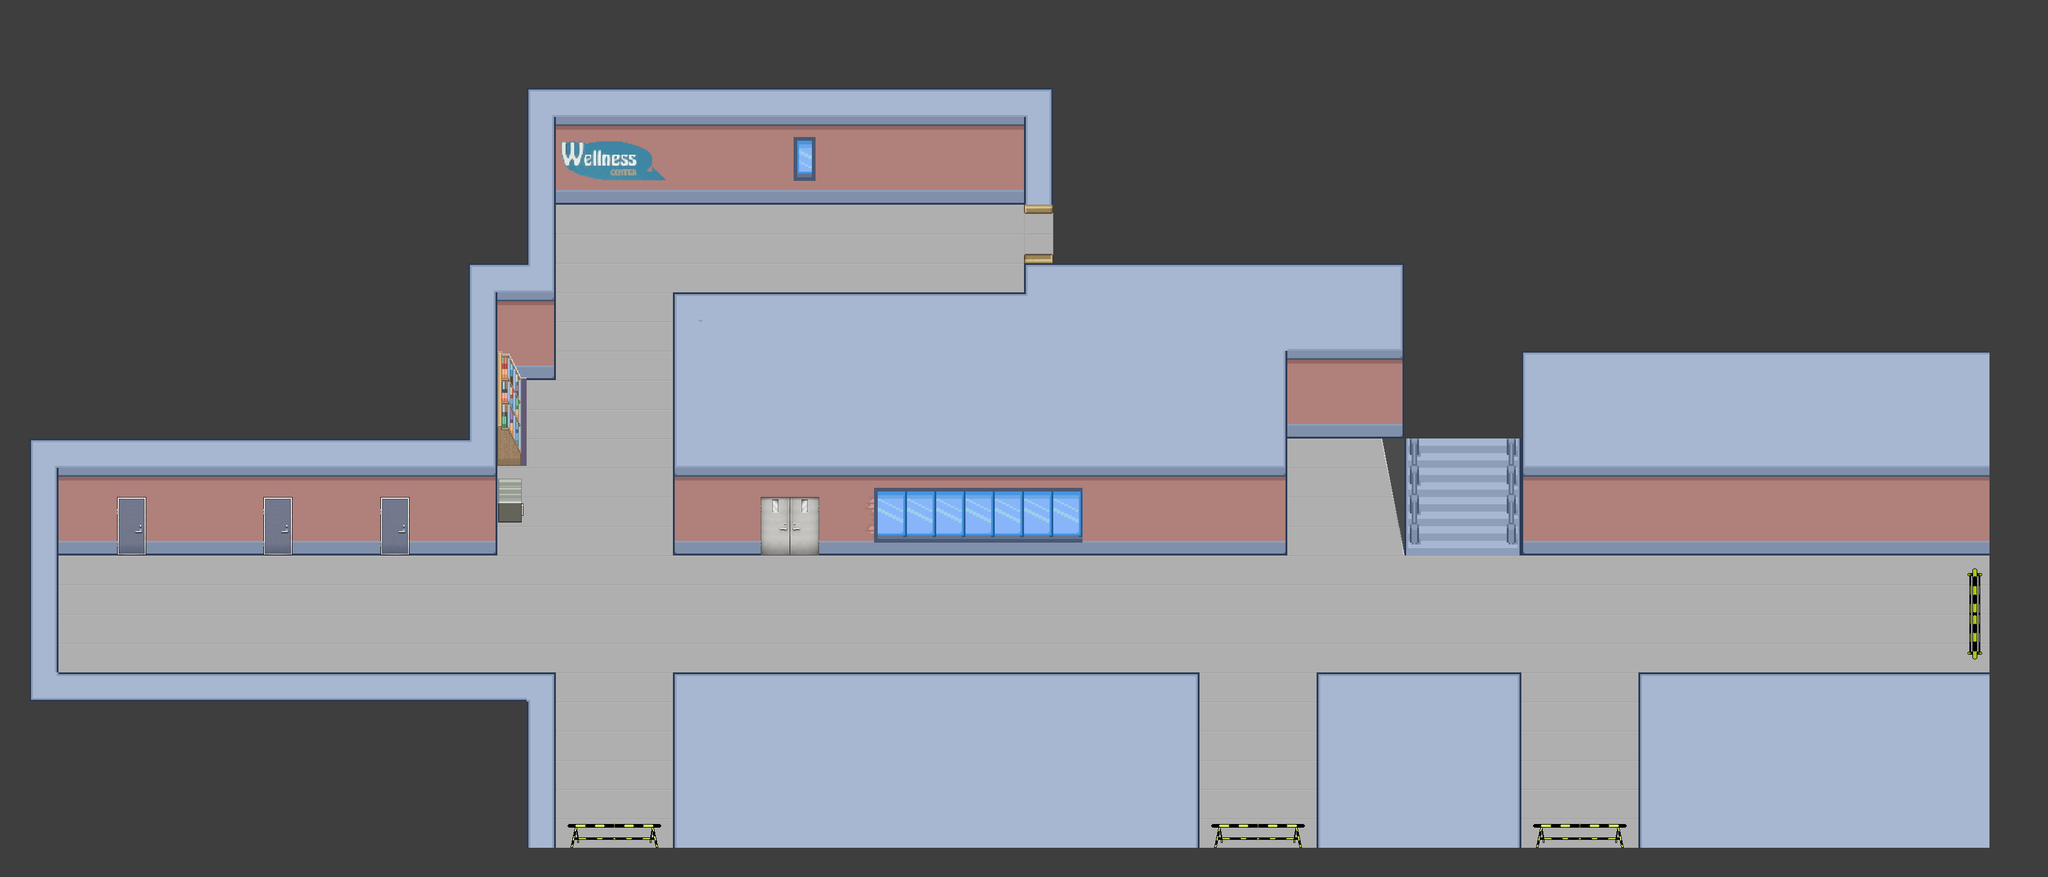

This game map was drawn from its Tiled (.tmx) file and the tilesets committed beside it. A one-line description and the trimmed map source follow:
An orthogonal 70x30 tile map with 48x48 px tiles, 5 tile layers (back, ground, wall, door, ...), 12 tilesets and 29 objects (19x wall, 3x none, 2x fitness, 2x 4thfloor, 2x 220, ...).

<map version="1.2" tiledversion="1.3.0" orientation="orthogonal" renderorder="right-down" compressionlevel="0" width="70" height="30" tilewidth="48" tileheight="48" infinite="0" nextlayerid="11" nextobjectid="45">
 <tileset firstgid="1" name="GRAY" tilewidth="48" tileheight="48" tilecount="1" columns="1">
  <image source="img/GRAY.png" width="48" height="48" />
 </tileset>
 <tileset firstgid="2" name="48_city" tilewidth="48" tileheight="48" tilecount="1344" columns="32">
  <image source="img/48_city.png" width="1536" height="2016" />
 </tileset>
 <tileset firstgid="1346" name="48_pipo" tilewidth="48" tileheight="48" tilecount="1064" columns="8">
  <image source="img/48_pipo.png" width="384" height="6384" />
 </tileset>
 <tileset firstgid="2410" name="LightGray" tilewidth="48" tileheight="48" tilecount="1" columns="1">
  <image source="img/LightGray.png" width="48" height="48" />
 </tileset>
 <tileset firstgid="2411" name="ball_8bit" tilewidth="48" tileheight="48" tilecount="96" columns="12">
  <image source="img/ball_8bit.png" width="576" height="384" />
 </tileset>
 <tileset firstgid="2507" name="cu_8bit" tilewidth="48" tileheight="48" tilecount="96" columns="12">
  <image source="img/cu_8bit.png" width="576" height="384" />
 </tileset>
 <tileset firstgid="2603" name="door_8bit" tilewidth="48" tileheight="48" tilecount="192" columns="12">
  <image source="img/door_8bit.png" width="576" height="768" />
 </tileset>
 <tileset firstgid="2795" name="wellnis" tilewidth="48" tileheight="48" tilecount="12" columns="4">
  <image source="img/wellnis.png" width="192" height="144" />
 </tileset>
 <tileset firstgid="2807" name="stair_back" tilewidth="48" tileheight="48" tilecount="4" columns="1">
  <image source="img/stair_back.png" width="48" height="192" />
 </tileset>
 <tileset firstgid="2811" name="BLACK" tilewidth="48" tileheight="48" tilecount="1" columns="1">
  <image source="img/BLACK.png" width="48" height="48" />
 </tileset>
 <tileset firstgid="2812" name="Barrigate1" tilewidth="48" tileheight="48" tilecount="3" columns="3">
  <image source="img/Barrigate1.png" width="144" height="48" />
 </tileset>
 <tileset firstgid="2815" name="Barrigate2" tilewidth="48" tileheight="48" tilecount="3" columns="1">
  <image source="img/Barrigate2.png" width="48" height="144" />
 </tileset>
 <layer id="1" name="back" width="70" height="30">
  <data>[2100 cells, 2100 non-empty, 2 distinct tile ids]</data>
 </layer>
 <layer id="5" name="ground" width="70" height="30">
  <data>[2100 cells, 450 non-empty, 1 distinct tile ids]</data>
 </layer>
 <layer id="4" name="wall" width="70" height="30">
  <data>[2100 cells, 673 non-empty, 45 distinct tile ids]</data>
 </layer>
 <layer id="8" name="door" width="70" height="30">
  <data>[2100 cells, 107 non-empty, 29 distinct tile ids]</data>
 </layer>
 <layer id="7" name="item" width="70" height="30">
  <data>[2100 cells, 22 non-empty, 12 distinct tile ids]</data>
 </layer>
 <objectgroup id="10" name="Object Layer 1">
  <object id="5" name="player" type="fitness" x="1630" y="360" width="48" height="48" />
  <object id="8" name="wall" x="48" y="1104" width="864" height="288" />
  <object id="10" name="wall" x="48" y="720" width="48" height="432" />
  <object id="11" name="wall" x="48" y="720" width="768" height="165.212" />
  <object id="12" name="wall" x="768" y="432" width="96" height="288" />
  <object id="16" name="wall" x="864" y="144" width="48" height="450.182" />
  <object id="17" name="wall" x="864" y="192" width="864" height="111.152" />
  <object id="19" name="wall" x="1104" y="480" width="1008" height="405.212" />
  <object id="20" name="wall" x="1680" y="432" width="624" height="261.212" />
  <object id="21" name="wall" x="1104" y="1104" width="864" height="288" />
  <object id="22" name="wall" x="2160" y="1104" width="336" height="288" />
  <object id="23" name="wall" x="2496" y="576" width="768" height="315.273" />
  <object id="24" name="wall" x="2688" y="1104" width="576" height="288" />
  <object id="25" name="wall" x="2304" y="672" width="48" height="212" />
  <object id="26" name="wall" x="2448" y="720" width="48" height="156" />
  <object id="28" name="portal" type="4thfloor" x="2352" y="711" width="96" height="96">
   <properties>
    <property name="dialogue length0" type="int" value="0" />
    <property name="dialogue length1" type="int" value="0" />
   </properties>
  </object>
  <object id="29" name="portal" type="fitness" x="1680" y="336" width="48" height="96">
   <properties>
    <property name="dialogue length0" type="int" value="0" />
    <property name="dialogue length1" type="int" value="0" />
   </properties>
  </object>
  <object id="30" name="player" type="4thfloor" x="2377" y="837.667" width="48" height="48" />
  <object id="31" name="wall" x="798.667" y="788" width="56" height="54.6667" />
  <object id="32" name="portal" type="none" x="624.333" y="868.667" width="48" height="48">
   <properties>
    <property name="dialogue length0" type="int" value="1" />
    <property name="dialogue length1" type="int" value="0" />
    <property name="dialogue00" value="문이 잠겨있다." />
   </properties>
  </object>
  <object id="36" name="wall" x="912" y="1352" width="192" height="40" />
  <object id="37" name="wall" x="1968" y="1352" width="192" height="40" />
  <object id="38" name="wall" x="2498" y="1352" width="192" height="40" />
  <object id="39" name="wall" x="3230" y="912" width="34" height="192" />
  <object id="40" name="portal" type="none" x="193" y="867.333" width="48" height="48">
   <properties>
    <property name="dialogue length0" type="int" value="1" />
    <property name="dialogue length1" type="int" value="0" />
    <property name="dialogue00" value="문이 잠겨있다." />
   </properties>
  </object>
  <object id="41" name="portal" type="none" x="1246" y="866.667" width="96" height="48">
   <properties>
    <property name="dialogue length0" type="int" value="1" />
    <property name="dialogue length1" type="int" value="0" />
    <property name="dialogue00" value="문이 잠겨있다." />
   </properties>
  </object>
  <object id="42" name="portal" type="220" x="431.333" y="863.333" width="50" height="52">
   <properties>
    <property name="dialogue length0" type="int" value="0" />
    <property name="dialogue length1" type="int" value="0" />
   </properties>
  </object>
  <object id="43" name="player" type="220" x="432.667" y="919.333" width="48" height="48" />
  <object id="44" name="player" type="escape" x="960" y="720" width="48" height="48" />
 </objectgroup>
</map>
